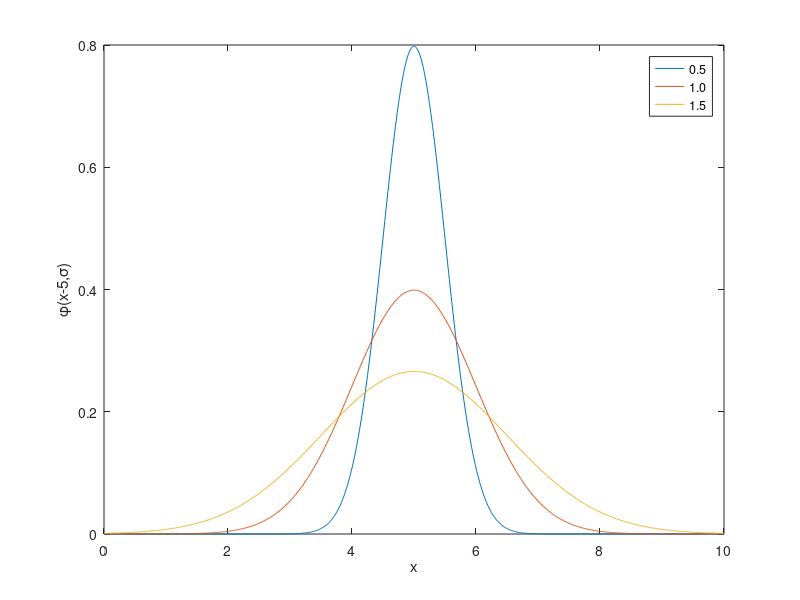

Recreate this plot in MATLAB.
x = 0:1/100:10;
sigmas = 0.5:0.5:1.5;
mu = 5;
ys = [];
for sigma = sigmas 
    y = (1/sqrt(2*pi*sigma^2))*exp(-(x-mu).^2/(2*sigma^2));
    ys = [ys;y];
end
plot(x,ys)
xlabel('x')
ylabel('\phi(x-5,\sigma)')
legend('0.5','1.0','1.5')
%line(x,ys,'Color','red','LineStyle','- -')



 